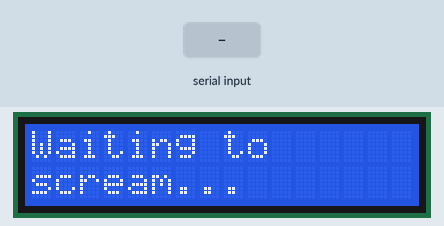
Simulated run of this sketch. Board: Arduino Uno, built with avr-gcc and run on an emulated ATmega328P. Shown: 16×2 character LCD. The inputs (shaded band) are chosen by the test bench. Random numbers use the default seed unless the sketch sets one.

Above: at 1.1 s.
1.2 s: "J" received over Serial
At 1.31 s:
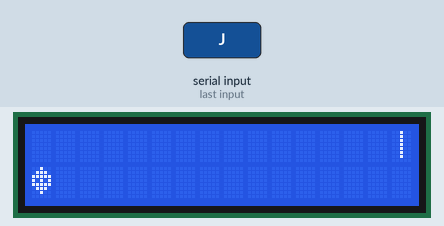
At 2.77 s:
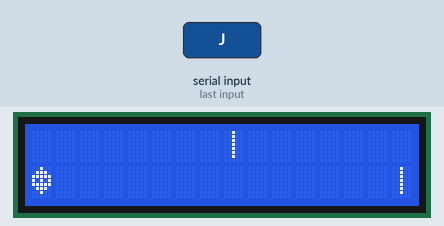
3.3 s: "J" received over Serial
At 5.5 s:
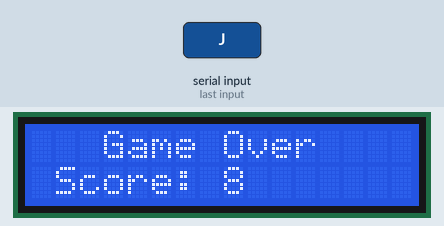
Timing chart, 0 to 7.0 s (numbered marks = the images above; inputs shaded):
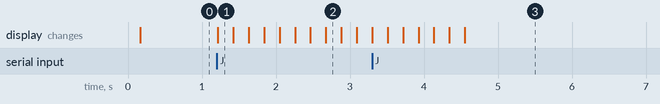

Measured:
- after the input at 1.2 s, the display: changes at once (image 1)

The sketch:

arduino_code.ino
```cpp
#include <LiquidCrystal.h>

// LCD Pins: RS, EN, D4, D5, D6, D7
LiquidCrystal lcd(12, 11, 5, 4, 3, 2);

byte birdChar[8] = {
  B00100,
  B01110,
  B11111,
  B10101,
  B11111,
  B01110,
  B00100,
  B00000
};

const int screenWidth = 16;
char topRow[screenWidth];
char bottomRow[screenWidth];
int birdY = 1;
int frameCount = 0;
bool gameOver = false;
bool birdUp = false;
int score = 0;

// Pipe generation system
int gapCountdown = 0;
bool nextPipeTop = true;

// Utility
bool randomChance(int percent) {
  return random(0, 100) < percent;
}

void waitForStart() {
  lcd.clear();
  lcd.setCursor(0, 0);
  lcd.print("Waiting to");
  lcd.setCursor(0, 1);
  lcd.print("scream...");
  while (true) {
    if (Serial.available() > 0) {
      if (Serial.read() == 'J') break;
    }
  }
  lcd.clear();
}

void setup() {
  delay(100);
  lcd.begin(16, 2);
  lcd.createChar(0, birdChar);
  Serial.begin(115200);
  randomSeed(analogRead(A0));  // Initialize randomness
  waitForStart();

  for (int i = 0; i < screenWidth; i++) {
    topRow[i] = ' ';
    bottomRow[i] = ' ';
  }

  lcd.clear();
  lcd.setCursor(0, birdY);
  lcd.write(byte(0));
}

void loop() {
  if (gameOver) {
    lcd.clear();
    lcd.setCursor(3, 0);
    lcd.print("Game Over");
    lcd.setCursor(1, 1);
    lcd.print("Score: ");
    lcd.print(score);
    while (true);
  }

  // Handle input
  if (Serial.available() > 0) {
    char c = Serial.read();
    if (c == 'J') birdUp = true;
    else if (c == 'D') birdUp = false;
  }

  // Bird movement
  birdY = birdUp ? 0 : 1;

  // Shift screen
  for (int i = 0; i < screenWidth - 1; i++) {
    topRow[i] = topRow[i + 1];
    bottomRow[i] = bottomRow[i + 1];
  }

  // Clear last column
  topRow[screenWidth - 1] = ' ';
  bottomRow[screenWidth - 1] = ' ';

  // Pipe generation
  if (gapCountdown == 0) {
    // Place a pipe on either row
    if (nextPipeTop) {
      topRow[screenWidth - 1] = '|';
    } else {
      bottomRow[screenWidth - 1] = '|';
    }

    // Randomize next pipe location
    nextPipeTop = randomChance(40); // 40% chance top, 60% bottom

    // Set a random gap duration between 2–6 frames
    gapCountdown = random(2, 7); // 2 to 6
  } else {
    gapCountdown--;
  }

  // Collision detection
  if ((birdY == 0 && topRow[0] == '|') || (birdY == 1 && bottomRow[0] == '|')) {
    gameOver = true;
  }

  // Draw everything
  for (int i = 0; i < screenWidth; i++) {
    lcd.setCursor(i, 0);
    lcd.write(topRow[i]);
    lcd.setCursor(i, 1);
    lcd.write(bottomRow[i]);
  }

  // Draw bird
  lcd.setCursor(0, birdY);
  lcd.write(byte(0));

  // Score update
  if (frameCount % 2 == 0) score++;

  delay(200);
  frameCount++;
}
```
